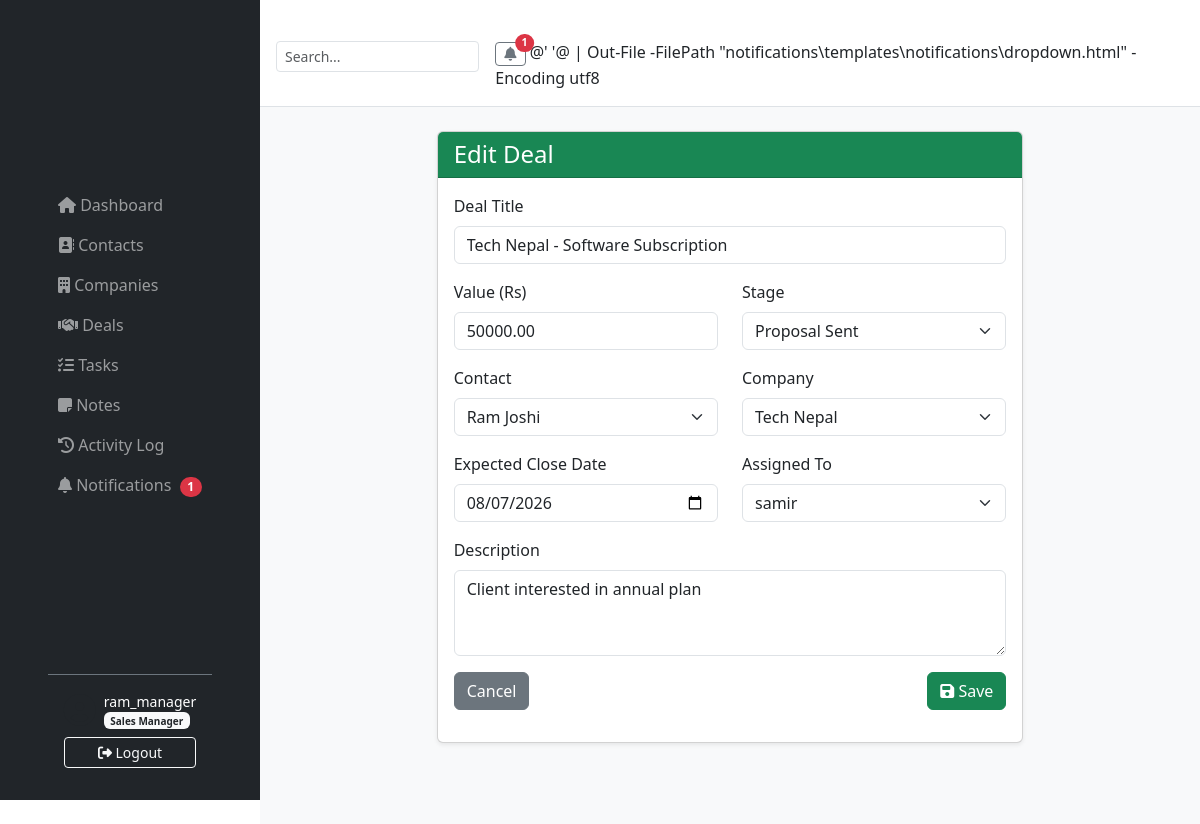
The app's page /deals/1/update/ (signed in) with its own data.
### deals/models.py (models this page shows, shortened)
class Deal(models.Model):
    STAGE_CHOICES = [
        ('lead', 'Lead'),
        ('qualified', 'Qualified'),
        ('proposal', 'Proposal Sent'),
        ('negotiation', 'Negotiation'),
        ('won', 'Won'),
        ('lost', 'Lost'),
    ]
    title = models.CharField(max_length=200)
    value = models.DecimalField(max_digits=12, decimal_places=2, default=0)
    stage = models.CharField(max_length=20, choices=STAGE_CHOICES, default='lead')
    contact = models.ForeignKey(
        Contact,
        on_delete=models.CASCADE,
        related_name='deals'
    )
    company = models.ForeignKey(
        Company,
        on_delete=models.CASCADE,
        null=True,
        blank=True,
        related_name='deals'
    )
    assigned_to = models.ForeignKey(
        User,
        on_delete=models.SET_NULL,
        null=True,
        blank=True,
        related_name='deals'
    )
    expected_close_date = models.DateField(null=True, blank=True)
    description = models.TextField(blank=True)
    created_at = models.DateTimeField(auto_now_add=True)
    updated_at = models.DateTimeField(auto_now=True)

### deals/views.py (the view)
# urls.py: path('<int:pk>/update/', views.deal_update, name='deal_update'),
@login_required
@manager_required
def deal_update(request, pk):
    deal = get_object_or_404(Deal, pk=pk)
    if request.method == 'POST':
        old_stage = deal.stage
        form = DealForm(
            request.POST,
            instance=deal
        )
        if form.is_valid():
            deal = form.save()
            create_activity(
                user=request.user,
                module="Deal",
                action="UPDATE",
                object_name=deal.title,
                description=f"Updated deal '{deal.title}'"
            )
            if old_stage != deal.stage:
                create_activity(
                    user=request.user,
                    module="Deal",
                    action="UPDATE",
                    object_name=deal.title,
                    description=f"Changed stage from '{old_stage}' to '{deal.stage}'"
                )
                if deal.assigned_to:
                    create_notification(
                        user=deal.assigned_to,
                        title="Deal Stage Updated",
                        message=f"Deal '{deal.title}' moved from '{old_stage}' to '{deal.stage}'."
                    )
            messages.success(request, "Deal updated successfully!")
            return redirect('deal_list')
    else:
        form = DealForm(instance=deal)
    return render(
        request,
        'deals/deal_form.html',
        {'form': form}
    )

### deals/forms.py
class DealForm(forms.ModelForm):
    class Meta:
        model = Deal
        fields = ['title', 'value', 'stage', 'contact', 'company', 'assigned_to', 'expected_close_date', 'description']
        widgets = {
            'title': forms.TextInput(attrs={'class': 'form-control'}),
            'value': forms.NumberInput(attrs={'class': 'form-control'}),
            'stage': forms.Select(attrs={'class': 'form-select'}),
            'contact': forms.Select(attrs={'class': 'form-select'}),
            'company': forms.Select(attrs={'class': 'form-select'}),
            'assigned_to': forms.Select(attrs={'class': 'form-select'}),
            'expected_close_date': forms.DateInput(attrs={'class': 'form-control', 'type': 'date'}),
            'description': forms.Textarea(attrs={'class': 'form-control', 'rows': 3}),
        }

### companies/models.py (called while the page is built)
    def __str__(self):
        return self.name

### contacts/models.py (called while the page is built)
    def __str__(self):
        return f"{self.first_name} {self.last_name}"

### notifications/context_processors.py (called while the page is built)
def notification_context(request):
    if request.user.is_authenticated:
        unread_count = request.user.notifications.filter(is_read=False).count()
        latest_notifications = request.user.notifications.all()[:5]
        return {
            'unread_count': unread_count,
            'latest_notifications': latest_notifications,
        }
    return {}

### deals/templates/deals/deal_form.html (shortened to what this page needs)
{% extends 'base.html' %}
{% block content %}
<div class="row justify-content-center">
    <div class="col-md-8">
        <div class="card shadow-sm">
            <div class="card-header bg-success text-white">
                <h4 class="mb-0">{% if form.instance.pk %}Edit{% else %}New{% endif %} Deal</h4>
            </div>
            <div class="card-body">
                <form method="post">
                    <div class="mb-3"><label class="form-label">Deal Title</label>{{ form.title }}</div>
                    <div class="row">
                        <div class="col-md-6 mb-3"><label class="form-label">Value (Rs)</label>{{ form.value }}</div>
                        <div class="col-md-6 mb-3"><label class="form-label">Stage</label>{{ form.stage }}</div>
                    </div>
                    <div class="row">
                        <div class="col-md-6 mb-3"><label class="form-label">Contact</label>{{ form.contact }}</div>
                        <div class="col-md-6 mb-3"><label class="form-label">Company</label>{{ form.company }}</div>
                    </div>
                    <div class="row">
                        <div class="col-md-6 mb-3"><label class="form-label">Expected Close Date</label>{{ form.expected_close_date }}</div>
                        <div class="col-md-6 mb-3"><label class="form-label">Assigned To</label>{{ form.assigned_to }}</div>
                    </div>
                    <div class="mb-3"><label class="form-label">Description</label>{{ form.description }}</div>
                    <div class="d-flex justify-content-between">
                        <a href="{% url 'deal_list' %}" class="btn btn-secondary">Cancel</a>
                        <button type="submit" class="btn btn-success"><i class="fas fa-save"></i> Save</button>
                    </div>
                </form>
            </div>
        </div>
    </div>
</div>
{% endblock %}

### templates/base.html (shortened to what this page needs)
﻿{% load static %}
<!DOCTYPE html>
<html lang="en">
<head>
    <link href="https://cdn.jsdelivr.net/npm/bootstrap@5.3.0/dist/css/bootstrap.min.css" rel="stylesheet">
    <link rel="stylesheet" href="https://cdnjs.cloudflare.com/ajax/libs/font-awesome/6.4.0/css/all.min.css">
    <link rel="stylesheet" href="{% static 'css/custom.css' %}">
</head>
<body>
    <nav class="navbar navbar-expand-lg navbar-dark bg-dark fixed-top" style="height: 100vh; width: 260px; flex-direction: column; align-items: stretch; padding: 0; z-index: 1030; display: flex; flex-direction: column;">
        <div class="container-fluid d-flex flex-column h-100">
            <div class="collapse navbar-collapse" id="sidebarNav" style="flex-grow: 1; overflow-y: auto;">
                <ul class="navbar-nav flex-column w-100 pt-3">
                    <li class="nav-item">
                        <a class="nav-link {% if request.resolver_match.url_name == 'dashboard' %}active{% endif %}" href="{% url 'dashboard' %}">
                            <i class="fas fa-home"></i> Dashboard
                        </a>
                    </li>
                    <li class="nav-item">
                        <a class="nav-link {% if request.resolver_match.url_name == 'contact_list' %}active{% endif %}" href="{% url 'contact_list' %}">
                            <i class="fas fa-address-book"></i> Contacts
                        </a>
                    </li>
                    <li class="nav-item">
                        <a class="nav-link {% if request.resolver_match.url_name == 'company_list' %}active{% endif %}" href="{% url 'company_list' %}">
                            <i class="fas fa-building"></i> Companies
                        </a>
                    </li>
                    <li class="nav-item">
                        <a class="nav-link {% if request.resolver_match.url_name == 'deal_list' %}active{% endif %}" href="{% url 'deal_list' %}">
                            <i class="fas fa-handshake"></i> Deals
                        </a>
                    </li>
                    <li class="nav-item">
                        <a class="nav-link {% if request.resolver_match.url_name == 'task_list' %}active{% endif %}" href="{% url 'task_list' %}">
                            <i class="fas fa-tasks"></i> Tasks
                        </a>
                    </li>
                    <li class="nav-item">
                        <a class="nav-link {% if request.resolver_match.url_name == 'note_list' %}active{% endif %}" href="{% url 'note_list' %}">
                            <i class="fas fa-sticky-note"></i> Notes
                        </a>
                    </li>
                    <li class="nav-item">
                        <a class="nav-link {% if request.resolver_match.url_name == 'activity_list' %}active{% endif %}" href="{% url 'activity_list' %}">
                            <i class="fas fa-history"></i> Activity Log
                        </a>
                    </li>
                    <li class="nav-item">
                        <a class="nav-link {% if request.resolver_match.url_name == 'list' and request.resolver_match.namespace == 'notifications' %}active{% endif %}" href="{% url 'notifications:list' %}">
                            <i class="fas fa-bell"></i> Notifications
                            {% if unread_count %}
                                <span class="badge bg-danger rounded-pill ms-1">{{ unread_count }}</span>
                            {% endif %}
                        </a>
                    </li>
                </ul>
            </div>
            {% if user.is_authenticated %}
            <div class="mt-auto p-3 border-top border-secondary">
                <div class="d-flex align-items-center">
                    <i class="fas fa-user-circle fa-2x me-2"></i>
                    <div>
                        <div class="text-white small">{{ user.username }}</div>
                        {% if user.groups.all %}
                            <span class="badge bg-light text-dark" style="font-size: 10px;">
                                {{ user.groups.first.name }}
                            </span>
                        {% endif %}
                    </div>
                </div>
                <form method="post" action="{% url 'logout' %}" class="mt-2">
                    <button type="submit" class="btn btn-outline-light btn-sm w-100">
                        <i class="fas fa-sign-out-alt"></i> Logout
                    </button>
                </form>
            </div>
            {% endif %}
        </div>
    </nav>
    <div style="margin-left: 260px; min-height: 100vh; background: #f8f9fa;">
        <div class="bg-white border-bottom p-3 d-flex justify-content-between align-items-center">
            <div class="d-flex align-items-center">
                <form class="d-flex me-3" role="search">
                    <input class="form-control form-control-sm" type="search" placeholder="Search..." aria-label="Search">
                </form>
                {% if user.is_authenticated %}
                <div class="dropdown">
                    <a class="btn btn-outline-secondary btn-sm position-relative" href="#" role="button" data-bs-toggle="dropdown">
                        <i class="fas fa-bell"></i>
                        {% if unread_count %}
                            <span class="position-absolute top-0 start-100 translate-middle badge rounded-pill bg-danger">
                                {{ unread_count }}
                            </span>
                        {% endif %}
                    </a>
                    {% include 'notifications/dropdown.html' %}
                </div>
                {% endif %}
            </div>
        </div>
        <div class="container-fluid p-4">
            {% block content %}{% endblock %}
        </div>
    </div>
</body>
</html>

### records on screen
Deal: title "Tech Nepal - Software Subscription", value "50000.00", stage "Proposal Sent", contact "Ram Joshi", company "Tech Nepal", expected_close_date "08/07/2026", assigned_to "samir", description "Client interested in annual plan"

### other values on screen
{{ unread_count }} "1"
{{ user.username }} "ram_manager"
{{ user.groups.first.name }} "Sales Manager"
